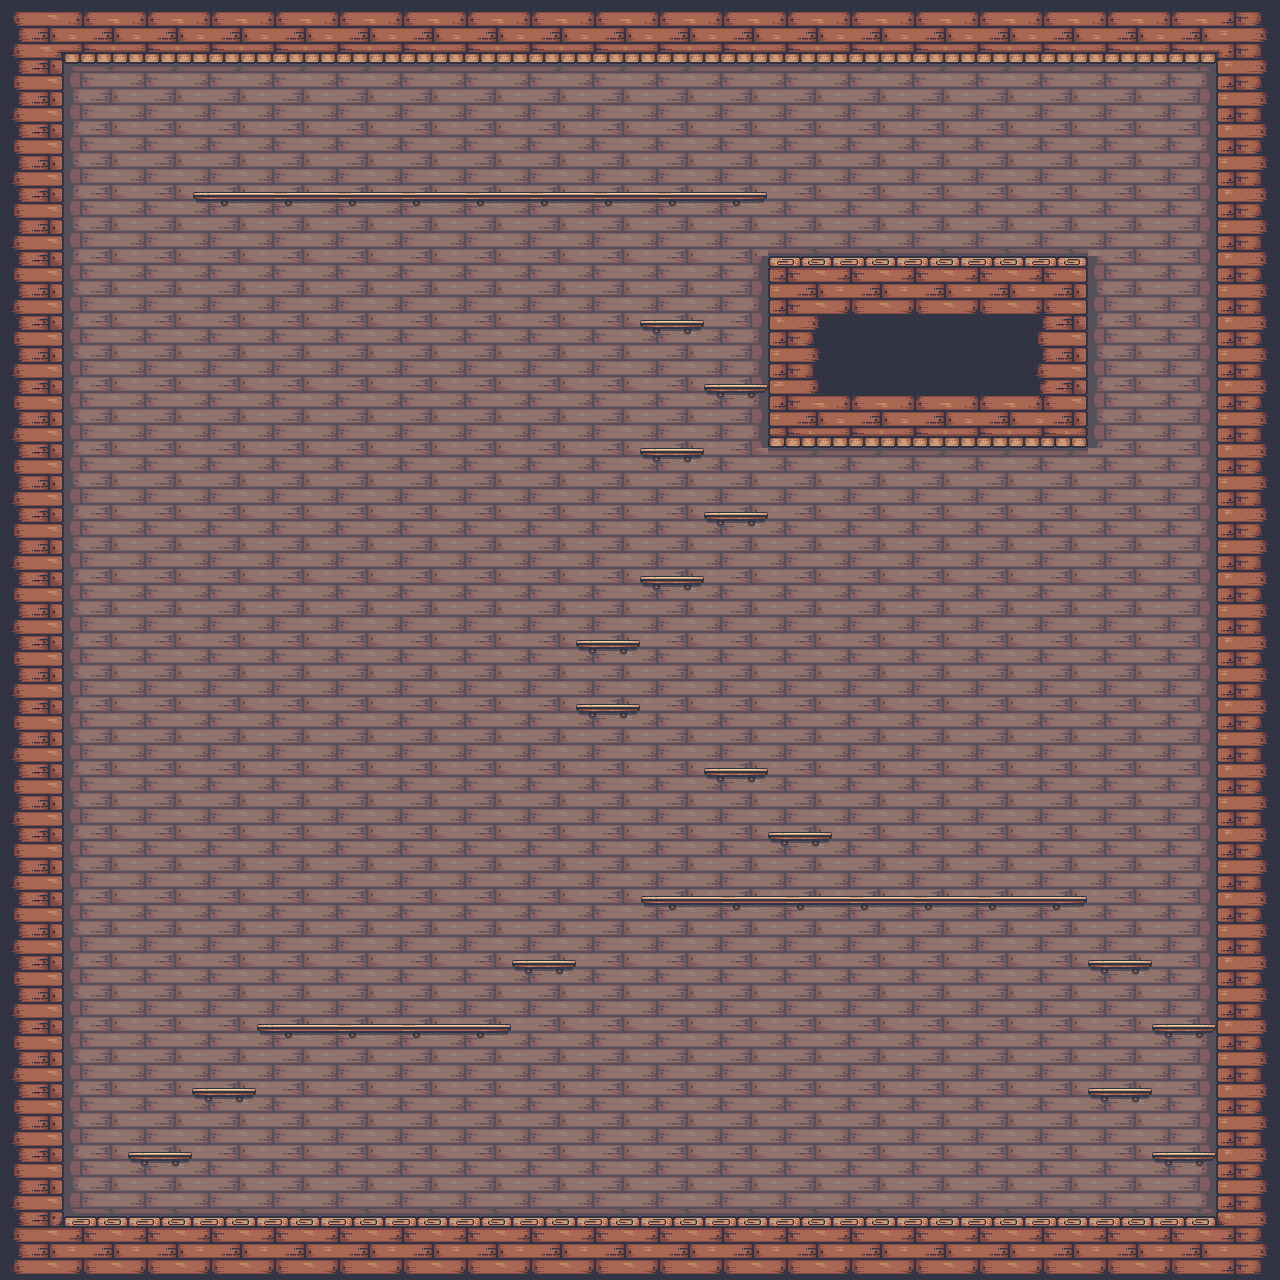

The image is a tile-based game level rendered from a .tmx file. Its description and complete source (layers, tilesets, objects, tile grids) follow:
An orthogonal 20x20 tile map with 64x64 px tiles, 2 tile layers (ground, platforms), 18 tilesets and 3 objects (capitan1, capitan2, player).

<map version="1.9" tiledversion="1.9.2" orientation="orthogonal" renderorder="right-down" width="20" height="20" tilewidth="64" tileheight="64" infinite="0" nextlayerid="6" nextobjectid="4">
 <tileset firstgid="1" name="tileset" tilewidth="64" tileheight="64" tilecount="30" columns="6">
  <image source="tileset.png" width="384" height="320" />
 </tileset>
 <tileset firstgid="31" name="bald_pirate" tilewidth="63" tileheight="67" tilecount="1" columns="1">
  <image source="Objects/bald_pirate.png" width="63" height="67" />
 </tileset>
 <tileset firstgid="32" name="barrel" tilewidth="42" tileheight="44" tilecount="1" columns="1">
  <image source="Objects/barrel.png" width="42" height="44" />
 </tileset>
 <tileset firstgid="33" name="big_chain" tilewidth="9" tileheight="100" tilecount="1" columns="1">
  <image source="Objects/big_chain.png" width="9" height="100" />
 </tileset>
 <tileset firstgid="34" name="big_guy" tilewidth="77" tileheight="74" tilecount="1" columns="1">
  <image source="Objects/big_guy.png" width="77" height="74" />
 </tileset>
 <tileset firstgid="35" name="blue_bottle" tilewidth="16" tileheight="21" tilecount="1" columns="1">
  <image source="Objects/blue_bottle.png" width="16" height="21" />
 </tileset>
 <tileset firstgid="36" name="bomb_guy" tilewidth="58" tileheight="58" tilecount="1" columns="1">
  <image source="Objects/bomb_guy.png" width="58" height="58" />
 </tileset>
 <tileset firstgid="37" name="candle" tilewidth="14" tileheight="32" tilecount="1" columns="1">
  <image source="Objects/candle.png" width="14" height="32" />
 </tileset>
 <tileset firstgid="38" name="canon" tilewidth="62" tileheight="46" tilecount="1" columns="1">
  <image source="Objects/canon.png" width="62" height="46" />
 </tileset>
 <tileset firstgid="39" name="capitan" tilewidth="80" tileheight="72" tilecount="1" columns="1">
  <image source="Objects/capitan.png" width="80" height="72" />
 </tileset>
 <tileset firstgid="40" name="chair" tilewidth="32" tileheight="56" tilecount="1" columns="1">
  <image source="Objects/chair.png" width="32" height="56" />
 </tileset>
 <tileset firstgid="41" name="cucumber" tilewidth="64" tileheight="68" tilecount="1" columns="1">
  <image source="Objects/cucumber.png" width="64" height="68" />
 </tileset>
 <tileset firstgid="42" name="green_bottle" tilewidth="14" tileheight="24" tilecount="1" columns="1">
  <image source="Objects/green_bottle.png" width="14" height="24" />
 </tileset>
 <tileset firstgid="43" name="red_bottle" tilewidth="16" tileheight="31" tilecount="1" columns="1">
  <image source="Objects/red_bottle.png" width="16" height="31" />
 </tileset>
 <tileset firstgid="44" name="skull" tilewidth="19" tileheight="14" tilecount="1" columns="1">
  <image source="Objects/skull.png" width="19" height="14" />
 </tileset>
 <tileset firstgid="45" name="small_chain" tilewidth="9" tileheight="52" tilecount="1" columns="1">
  <image source="Objects/small_chain.png" width="9" height="52" />
 </tileset>
 <tileset firstgid="46" name="table" tilewidth="80" tileheight="32" tilecount="1" columns="1">
  <image source="Objects/table.png" width="80" height="32" />
 </tileset>
 <tileset firstgid="47" name="window" tilewidth="56" tileheight="61" tilecount="1" columns="1">
  <image source="Objects/window.png" width="58" height="61" />
 </tileset>
 <layer id="1" name="ground" width="20" height="20">
  <data encoding="csv">
19,14,14,14,14,14,14,14,14,14,14,14,14,14,14,14,14,14,14,20,
9,4,5,5,5,5,5,5,5,5,5,5,5,5,5,5,5,5,6,7,
9,10,11,11,11,11,11,11,11,11,11,11,11,11,11,11,11,11,12,7,
9,10,11,11,11,11,11,11,11,11,11,11,17,17,17,17,17,11,12,7,
9,10,11,11,11,11,11,11,11,11,11,12,1,2,2,2,3,10,12,7,
9,10,11,11,11,11,11,11,11,11,11,12,7,8,8,8,9,10,12,7,
9,10,11,11,11,11,11,11,11,11,11,12,13,14,14,14,15,10,12,7,
9,10,11,11,11,11,11,11,11,11,11,11,5,5,5,5,5,11,12,7,
9,10,11,11,11,11,11,11,11,11,11,11,11,11,11,11,11,11,12,7,
9,10,11,11,11,11,11,11,11,11,11,11,11,11,11,11,11,11,12,7,
9,10,11,11,11,11,11,11,11,11,11,11,11,11,11,11,11,11,12,7,
9,10,11,11,11,11,11,11,11,11,11,11,11,11,11,11,11,11,12,7,
9,10,11,11,11,11,11,11,11,11,11,11,11,11,11,11,11,11,12,7,
9,10,11,11,11,11,11,11,11,11,11,11,11,11,11,11,11,11,12,7,
9,10,11,11,11,11,11,11,11,11,11,11,11,11,11,11,11,11,12,7,
9,10,11,11,11,11,11,11,11,11,11,11,11,11,11,11,11,11,12,7,
9,10,11,11,11,11,11,11,11,11,11,11,11,11,11,11,11,11,12,7,
9,10,11,11,11,11,11,11,11,11,11,11,11,11,11,11,11,11,12,7,
9,16,17,17,17,17,17,17,17,17,17,17,17,17,17,17,17,17,18,7,
25,2,2,2,2,2,2,2,2,2,2,2,2,2,2,2,2,2,2,26
</data>
 </layer>
 <layer id="3" name="platforms" width="20" height="20">
  <data encoding="csv">
0,0,0,0,0,0,0,0,0,0,0,0,0,0,0,0,0,0,0,0,
0,0,0,0,0,0,0,0,0,0,0,0,0,0,0,0,0,0,0,0,
0,0,0,0,0,0,0,0,0,0,0,0,0,0,0,0,0,0,0,0,
0,0,0,23,24,24,24,24,24,24,24,29,0,0,0,0,0,0,0,0,
0,0,0,0,0,0,0,0,0,0,0,0,0,0,0,0,0,0,0,0,
0,0,0,0,0,0,0,0,0,0,30,0,0,0,0,0,0,0,0,0,
0,0,0,0,0,0,0,0,0,0,0,30,0,0,0,0,0,0,0,0,
0,0,0,0,0,0,0,0,0,0,30,0,0,0,0,0,0,0,0,0,
0,0,0,0,0,0,0,0,0,0,0,30,0,0,0,0,0,0,0,0,
0,0,0,0,0,0,0,0,0,0,30,0,0,0,0,0,0,0,0,0,
0,0,0,0,0,0,0,0,0,30,0,0,0,0,0,0,0,0,0,0,
0,0,0,0,0,0,0,0,0,30,0,0,0,0,0,0,0,0,0,0,
0,0,0,0,0,0,0,0,0,0,0,30,0,0,0,0,0,0,0,0,
0,0,0,0,0,0,0,0,0,0,0,0,30,0,0,0,0,0,0,0,
0,0,0,0,0,0,0,0,0,0,23,24,24,24,24,24,29,0,0,0,
0,0,0,0,0,0,0,0,30,0,0,0,0,0,0,0,0,30,0,0,
0,0,0,0,23,24,24,29,0,0,0,0,0,0,0,0,0,0,30,0,
0,0,0,30,0,0,0,0,0,0,0,0,0,0,0,0,0,30,0,0,
0,0,30,0,0,0,0,0,0,0,0,0,0,0,0,0,0,0,30,0,
0,0,0,0,0,0,0,0,0,0,0,0,0,0,0,0,0,0,0,0
</data>
 </layer>
 <objectgroup id="4" name="capitans">
  <object id="1" name="capitan1" gid="39" x="955" y="256" width="80" height="72" />
  <object id="2" name="capitan2" gid="39" x="895" y="1217" width="80" height="72" />
 </objectgroup>
 <objectgroup id="5" name="player">
  <object id="3" name="player" gid="36" x="197" y="1216" width="58" height="58" />
 </objectgroup>
</map>
